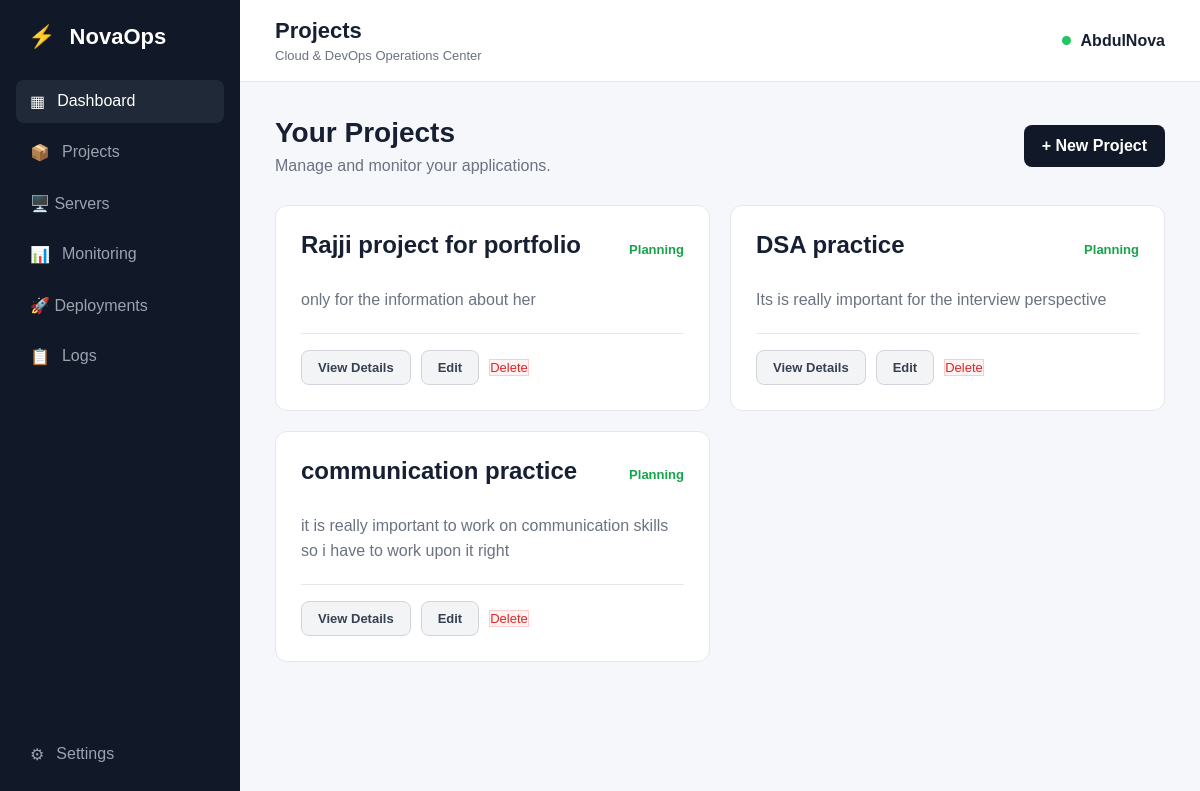
Page /projects on the earlier database version.
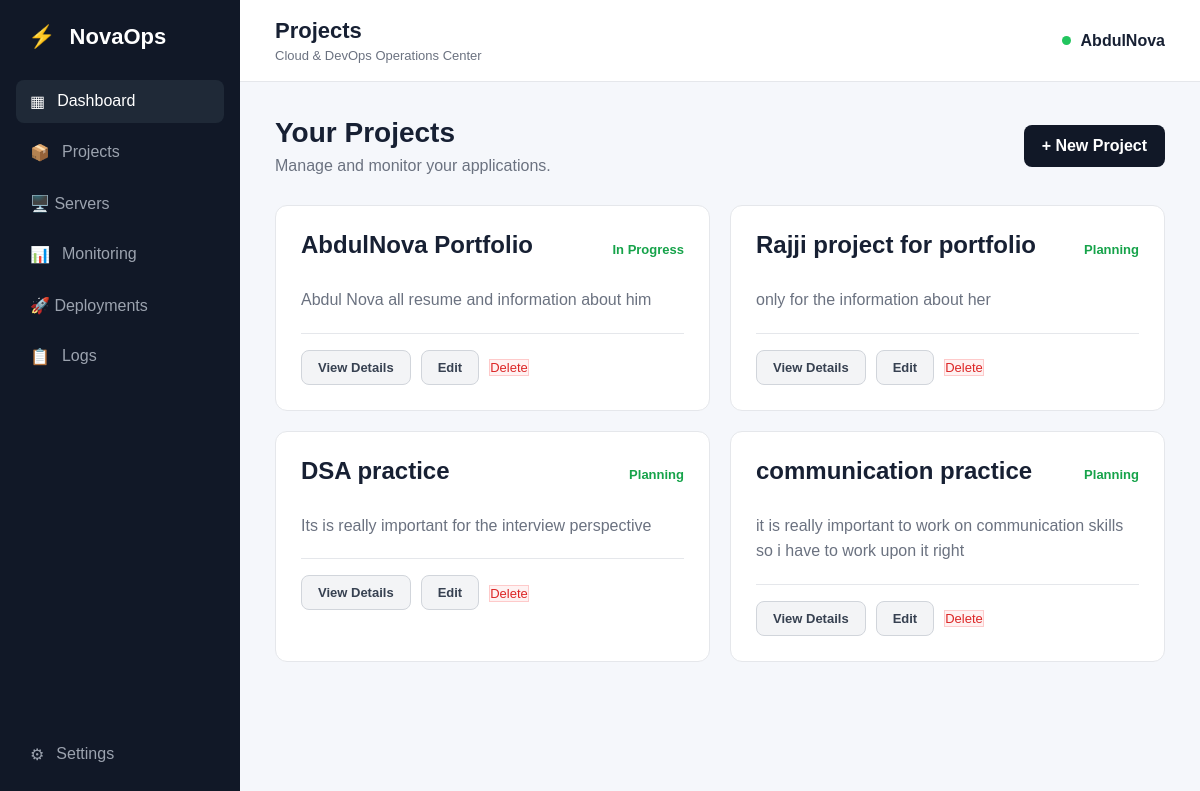
Same page on the later database version.
### app.py (models this page shows)
class Project(db.Model):
    id = db.Column(
        db.Integer,
        primary_key=True
    )
    name = db.Column(
        db.String(100),
        nullable=False
    )
    description = db.Column(
        db.Text,
        nullable=False
    )
    status = db.Column(
        db.String(50),
        nullable=False
    )
    servers = db.relationship(
        "Server",
        backref="project",
        lazy=True
    )

### app.py (the view)
@app.route("/projects")
def projects():
    projects = Project.query.order_by(
        Project.id.desc()
    ).all()
    return render_template(
        "projects.html",
        projects=projects
    )

### templates/projects.html (shortened to what this page needs)
{% extends "base.html" %}
{% block page_title %}
Projects
{% endblock %}
{% block content %}
<div class="welcome">
    <div>
        <h1>Your Projects</h1>
        <p>Manage and monitor your applications.</p>
    </div>
    <a href="{{ url_for('new_project') }}" class="primary-btn">
        + New Project
    </a>
</div>
<div class="projects-grid">
    {% for project in projects %}
    <div class="project-card">
        <div class="project-header">
            <h2>{{ project.name }}</h2>
            <span class="project-status">
                {{ project.status }}
            </span>
        </div>
        <p>
            {{ project.description }}
        </p>
        <div class="project-actions">
            <a href="{{ url_for('project_detail', project_id=project.id) }}" class="secondary-btn">
                View Details
            </a>
            <a href="{{ url_for('edit_project', project_id=project.id) }}" class="secondary-btn">
                Edit
            </a>
            <form action="{{ url_for('delete_project', project_id=project.id) }}" method="POST"
                onsubmit="return confirm('Are you sure you want to delete this project?');">
                <button type="submit" class="danger-btn">
                    Delete
                </button>
            </form>
        </div>
    </div>
    {% endfor %}
</div>
{% endblock %}

Differences in the rows shown:
added Project: name "AbdulNova Portfolio", status "In Progress", description "Abdul Nova all resume and information about him"
